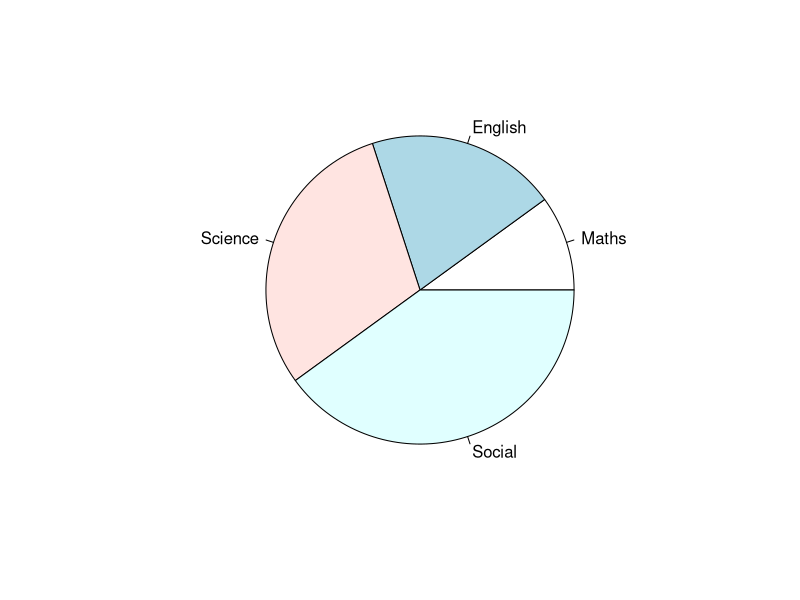

Write the R code that produced this figure.
x<-c(10,20,30,40)
labels<-c("Maths","English","Science","Social")
png(file="subjects.jpg")
pie(x,labels)
dev.off()
